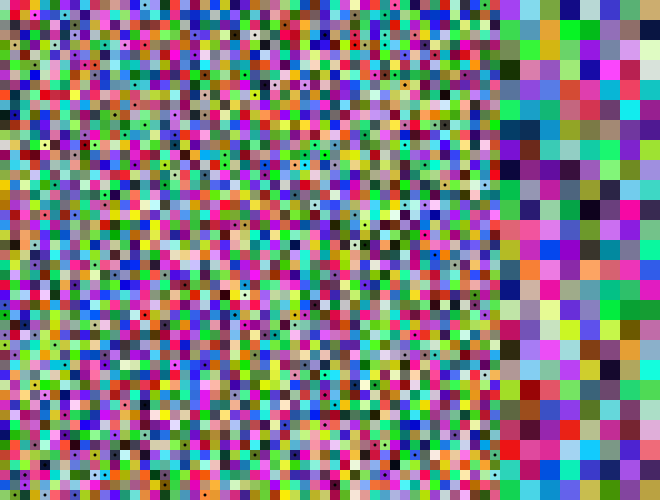
Frame 1 (no input)
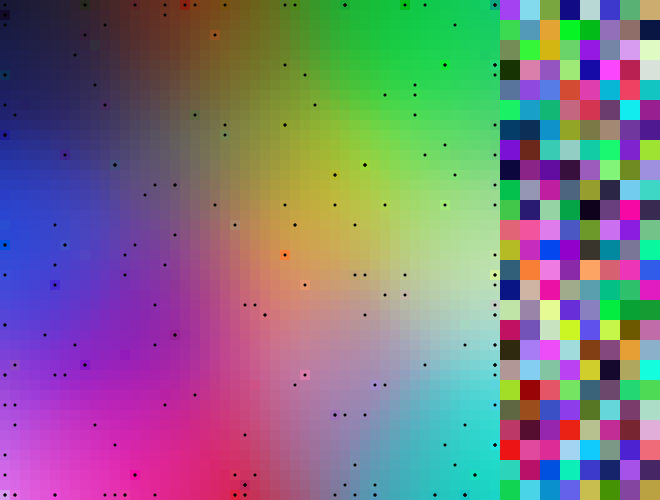
Frame 60 (the mouse pressed at the canvas centre just before this capture)
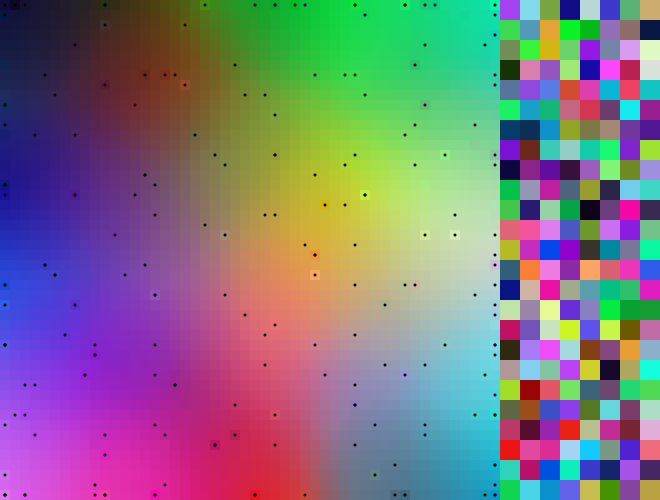
Frame 120 (the mouse held since frame 60 and released just before this capture)

The Processing sketch that drew these frames (run headless with seeded random() and noise(); from frame 60 on, the mouse is pressed at the canvas centre):

// Processing sketch: kohonenDemo
// ── kohonenDemo.pde
/*
Demo created by Mike Godwin for M259 class in 2006
http://www.mat.ucsb.edu/~g.legrady/academic/courses/06w259/projs/mg/KohonenSpectrum/

The project begins by generating a set of random colors which are featured on the right side. When the program runs
the left area shows the iterative application of the kohonen algorithm to eventually reach a state
of relative proximity for each of the random sample colors on the right. These are represented by the dots in the
left sketch. 

Colors are a good example as they have 3 attributes: r,g,b

For a semantic ordering, a csv table would need to be created with a number of attributes, the more the better.
This table would then be read using values by which to order the items in the table. 
For instance if fruits were to be organized, each fruit could have attribute values for shape, color, size, 
texture, region, etc. Any system can work as long as the assigned values are numeric. For colors, there can be
a system where red=1, orange=2, yellow=3, green=4....there can also be boolean values pos=1, neg=0, etc.
A column with labels should be added and these could be positioned on top of the map once it completes 
its organization. 
*/
import java.util.*;

KohonenSet klist = new KohonenSet();

float colorList[][]; // each single item
int numColors = 200; // input numb

void setup(){
  noStroke();
  size(660,500);
  createColorList();
  klist.kset = colorList;
  klist.initWeights(50, 50, 3); // first two for n * m grid, last one for attributes
  ellipseMode(CENTER);
}

void draw(){
  background(230);
  if(klist.mapMode == 0) klist.map();
  if(klist.mapMode == 1) klist.errorMap();
  klist.legend();
  klist.bmuLabels();
  klist.train();
}

void createColorList(){
  colorList = new float[numColors][3];
  for (int i=0; i<numColors; i++){
    for (int j=0; j<3; j++){
      colorList[i][j] = random(255);
    }
  }
}

void keyReleased(){
  if (key == '=') klist.mapMode = 0;
  if (key == '-') klist.mapMode = 1;
}
// ── KohonenColors.pde
class KohonenSet{
  float learningRate= .25;
  int numNodes, numWeights;
  int vNodes, hNodes;
  float MAX_ITERATIONS = 250;
  int iterationCounter = 0;
  float neighborDist;
  float weightArray[][]; //an array of 'node' by 'weight' dimensions
  float kset[][];  //values to be sorted
  Integer ksetRandomOrder[];
  int mapMode = 0;

  void KohonenSet(){
  }

  void initWeights(int hNodes, int vNodes, int numWeights){
    weightArray = new float[vNodes*hNodes][numWeights];
    numNodes = vNodes*hNodes;
    this.hNodes = hNodes;
    this.vNodes = vNodes;
    this.numWeights = numWeights;
    for (int i=0; i<numNodes; i++){
      for (int j=0; j<numWeights; j++){
        weightArray[i][j] = random(255);
      }
    }
    ksetRandomOrder = new Integer[kset.length];
    for (int i=0; i<kset.length; i++){
      ksetRandomOrder[i] = new Integer(i);
    }
  }

  void train(){
    Collections.shuffle(Arrays.asList(ksetRandomOrder));    
    if (iterationCounter<MAX_ITERATIONS){
      //      neighborDist = 30+100-(100*(iterationCounter/MAX_ITERATIONS));
      neighborDist = 32+(height/4*(1-(iterationCounter/MAX_ITERATIONS)));
      for (int k=0; k<kset.length; k++){
        int bmu = bestMatchingUnit(ksetRandomOrder[k].intValue());
        for (int node=0; node<numNodes; node++){
          float nodeX = 500/hNodes*(node%hNodes);
          float nodeY = 500/vNodes*(node/hNodes);
          float bmuX = 500/hNodes*(bmu%hNodes);
          float bmuY = 500/vNodes*(bmu/hNodes);
          float nodeDist = constrain(dist(nodeX,nodeY,bmuX, bmuY),0,neighborDist);
          for (int i=0; i<numWeights; i++){
            if (nodeDist == 0){
              weightArray[node][i] = kset[ksetRandomOrder[k].intValue()][i];
            }
            else {
              float percent = learningRate*(1-(nodeDist/neighborDist));
              weightArray[node][i] = (1-percent)*weightArray[node][i] + percent*kset[ksetRandomOrder[k].intValue()][i];
            }
          }
        }
      }
    } 
    iterationCounter++;
  }

  int bestMatchingUnit(int inputNode){
    int bmu=0; //arbitrary
    float bestFitDistance = 1000; //arbitrarily high
    for (int node=0; node<numNodes; node++){
      float sum = 0;
      for (int i=0; i<numWeights; i++){
        sum += sq(kset[inputNode][i]-weightArray[node][i]);
      }
      float distance = sqrt(sum);
      if (distance <= bestFitDistance){
        bestFitDistance = distance;
        bmu = node;
      }
    }
    return(bmu);
  }

  void map(){
    for (int node=0; node<numNodes; node++){
      pushMatrix();
      translate(500/hNodes*(node%hNodes),500/vNodes*(node/hNodes));
      fill(weightArray[node][0],weightArray[node][1],weightArray[node][2]);
      rect(0,0,500/hNodes,500/vNodes);
      popMatrix();
    }
  }

  void errorMap(){
    for (int node=0; node<numNodes; node++){
      float nodeValue=0;
      for (int i=0; i<numWeights; i++){
        float adjacentWeights=0;
        int numWeightsChecked=0;
        if(node%hNodes != 0){
          adjacentWeights += weightArray[node-1][i]; //if you're along the left side of the screen don't check node to left
          numWeightsChecked++;
        }
        if(node%hNodes != hNodes-1){
          adjacentWeights += weightArray[node+1][i];//if you're along the right don't check to the right
          numWeightsChecked++;
        }
        if(node>=hNodes){
          adjacentWeights += weightArray[node-hNodes][i];//if you're along the top don't check above you
          numWeightsChecked++;
        }
        if(node<(numNodes-hNodes)){
          adjacentWeights += weightArray[node+hNodes][i];//if you're along the bottem don't check below yourself
          numWeightsChecked++;
        }
        //        nodeValue += weightArray[node][i];
        nodeValue += abs(weightArray[node][i] - (adjacentWeights/numWeightsChecked));
      }
      //      fill(255-abs(nodeValue/numWeights - adjacentWeights/numWeightsChecked));
      fill(255-5*nodeValue);
      pushMatrix();
      translate(500/hNodes*(node%hNodes),500/vNodes*(node/hNodes));
      rect(0,0,500/hNodes,500/vNodes);
      popMatrix();
    }
  }

  void listMap(){
    float m=.5; //a multiplier for easier visualization
    for(int node=0; node<numNodes; node++){
      pushMatrix();
      translate(0,500/vNodes*(node/hNodes));
      fill(255,0,0);
      rect(0,0,m*weightArray[node][0],500/vNodes);
      fill(0,255,0);
      rect(m*weightArray[node][0],0,m*(weightArray[node][1]),500/vNodes);
      fill(0,0,255);
      rect(m*(weightArray[node][0]+weightArray[node][1]),0,m*(weightArray[node][2]),500/vNodes);
      popMatrix();
    }
  }
  
  void listMapTwo(){
    background(230);
    float m=.5; //a multiplier for easier visualization
    for(int node=0; node<numNodes; node++){
      pushMatrix();
      translate(0,500/vNodes*(node/hNodes));
      fill(255,0,0);
      rect(0,0,m*weightArray[node][0],500/vNodes);
      fill(0,255,0);
      rect(150,0,m*(weightArray[node][1]),500/vNodes);
      fill(0,0,255);
      rect(300,0,m*(weightArray[node][2]),500/vNodes);
      popMatrix();
    }
  }

  void legend(){
    for (int samples=0; samples<colorList.length; samples++){
      pushMatrix();
      translate(500+(samples/25)*20,20*(samples%25));
      fill(colorList[samples][0],colorList[samples][1],colorList[samples][2]);
      rect(0,0,20,20);
      popMatrix();
    }
  }

  void bmuLabels(){
    //dots for the BMUs
    for (int i=0; i<kset.length; i++){
      int bmu = bestMatchingUnit(i);
      pushMatrix();
      translate((500/(2*hNodes))+500/hNodes*(bmu%hNodes),(500/(2*vNodes))+500/vNodes*(bmu/hNodes));
      fill(0,0,0);
      ellipse(0,0,3,3);
      popMatrix();
    }    
  }

  String toString(){
    for (int node=0; node<kset.length; node++){
      print("node: " + node + "\t value: ");
      for (int i=0; i<numWeights; i++){
        print(kset[node][i] + "\t");
      }
      println();
    }
    return("");
  }
}
